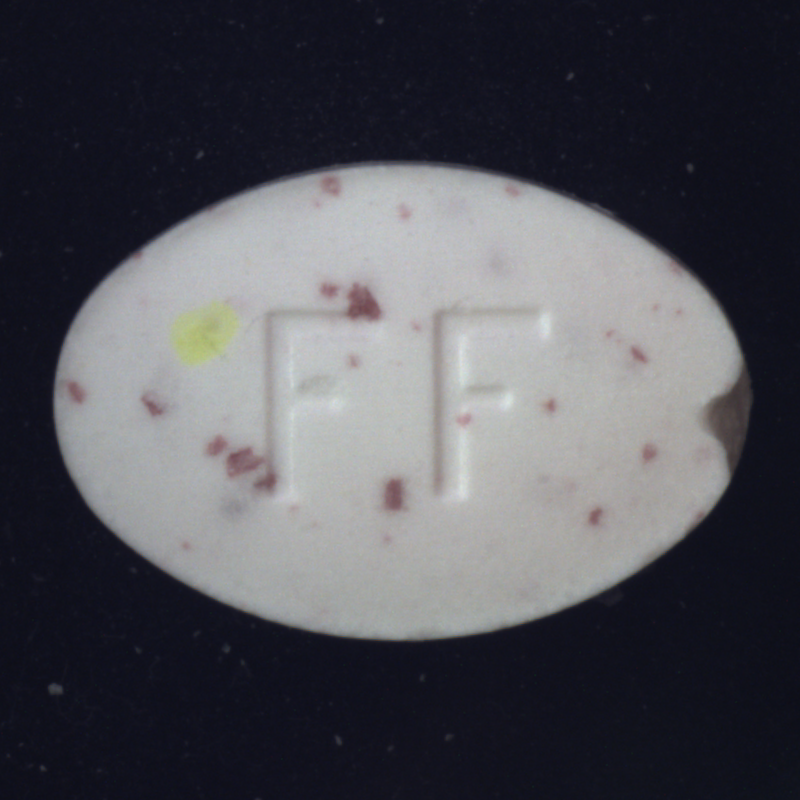
#> input picture Paper-1/Unit-1/002.png, 800 x 800 px
$ jupyter execute 3.globalotsu.ipynb
#> lines starting #> are read from the running program, lines starting #| are printed output that depends on the picture; after the words box and inside, x2 and y2 are one past the last pixel; in counts of white or black regions, pixels touching at a corner belong together
[cell 1]
import cv2
import matplotlib.pyplot as plt

[cell 2]
img = cv2.imread("002.png", cv2.IMREAD_GRAYSCALE)
#> img: shape (800, 800); min 0, max 225, mean 81.6

[cell 3]
_, global_thresh = cv2.threshold(img, 127, 255, cv2.THRESH_BINARY)
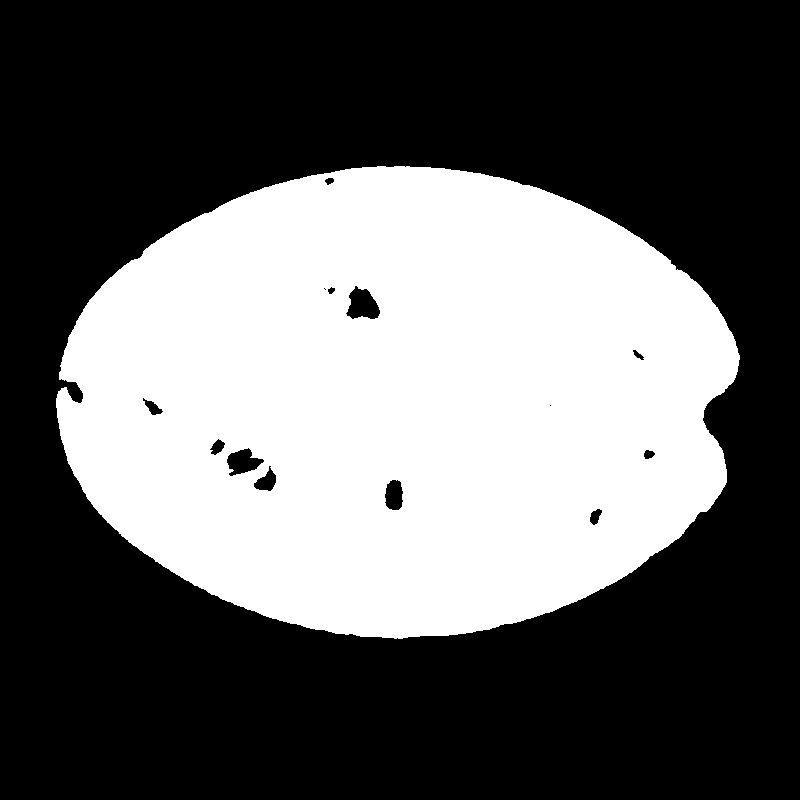
#> global_thresh: shape (800, 800); 38.5% white; 1 white region, box (x1, y1, x2, y2) and area: (56, 166, 740, 639) 246290

[cell 4]
_, otsu_thresh = cv2.threshold(img, 0, 255, cv2.THRESH_BINARY + cv2.THRESH_OTSU)
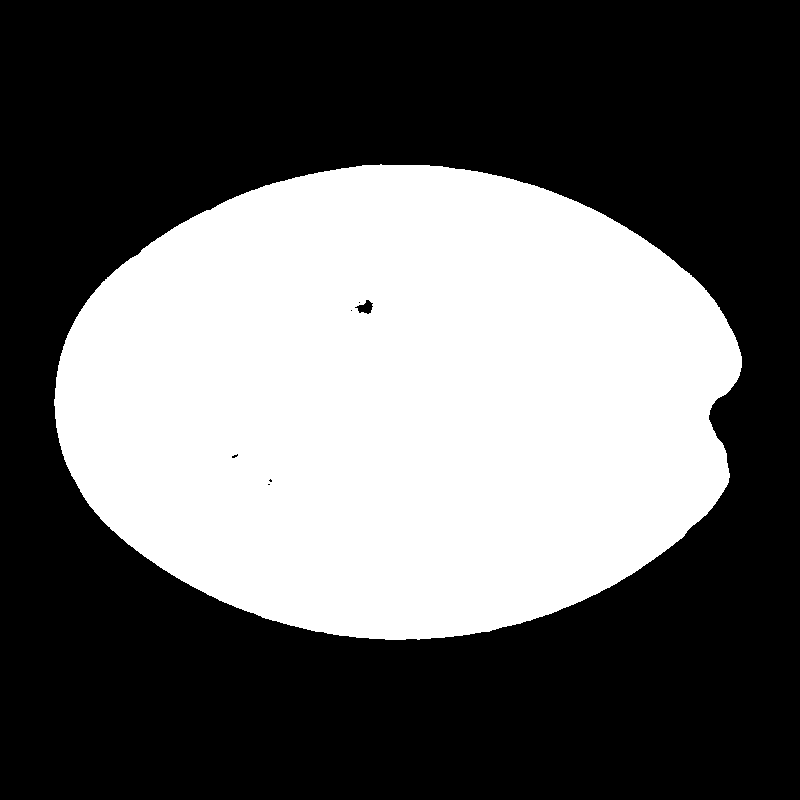
#> otsu_thresh: shape (800, 800); 39.5% white; 1 white region, box (x1, y1, x2, y2) and area: (54, 164, 742, 640) 253048

[cell 5]
adaptive_mean = cv2.adaptiveThreshold(img, 255, cv2.ADAPTIVE_THRESH_MEAN_C,
                                      cv2.THRESH_BINARY, blockSize=25, C=10)
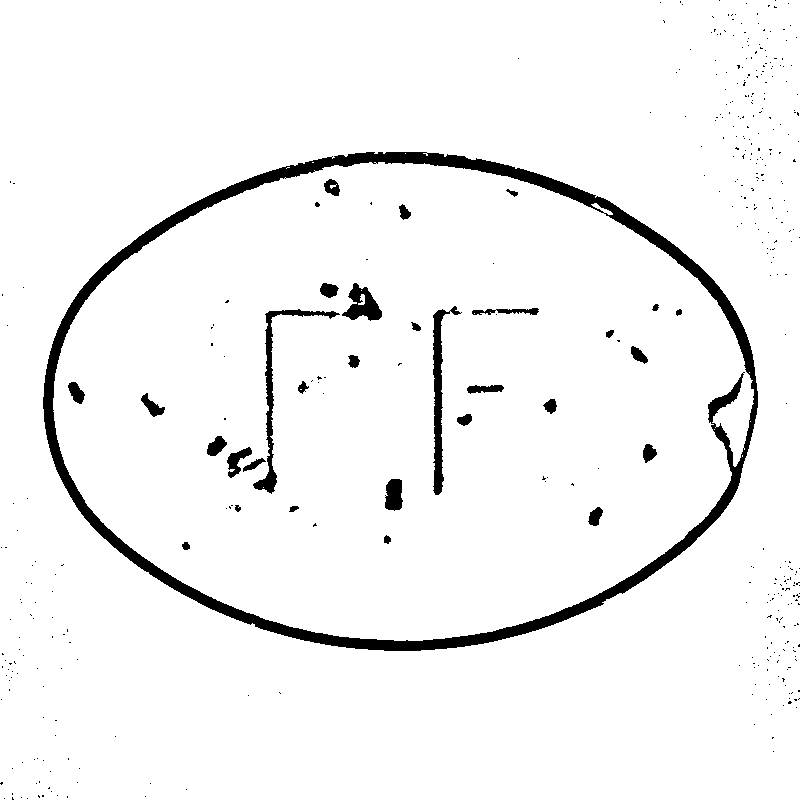
#> adaptive_mean: shape (800, 800); 95.5% white; 412 black regions (381 under 20 px), largest, box (x1, y1, x2, y2) and area: (43, 152, 758, 651) 20051, (433, 306, 462, 495) 1524, (253, 309, 340, 494) 1490

[cell 6]
adaptive_gauss = cv2.adaptiveThreshold(img, 255, cv2.ADAPTIVE_THRESH_GAUSSIAN_C,
                                       cv2.THRESH_BINARY, blockSize=25, C=10)
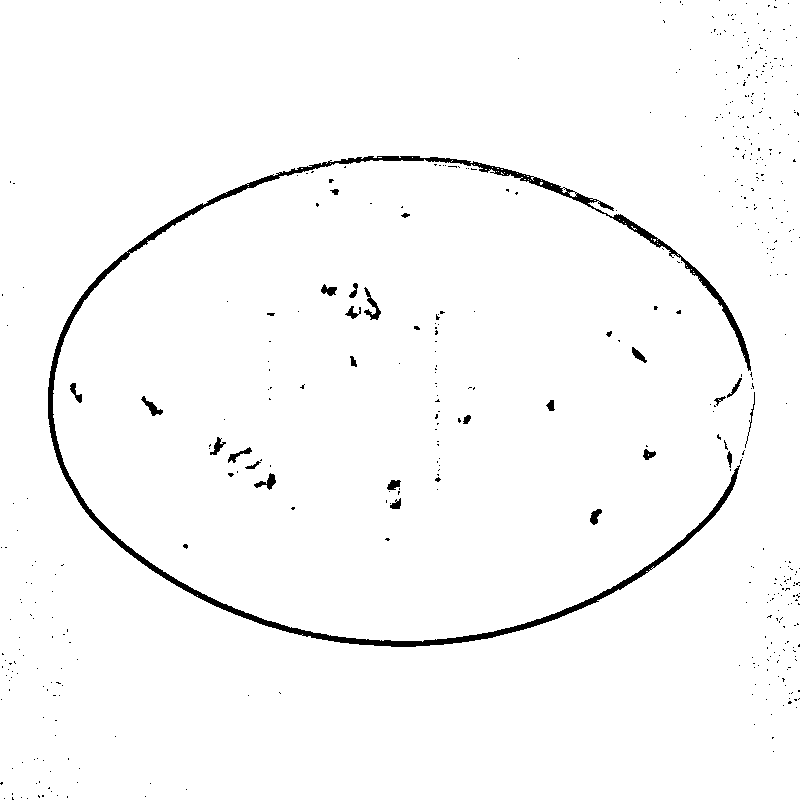
#> adaptive_gauss: shape (800, 800); 98% white; 487 black regions (461 under 20 px), largest, box (x1, y1, x2, y2) and area: (48, 156, 751, 647) 9426, (364, 287, 381, 320) 193, (254, 473, 276, 490) 150

# -------------------------

[cell 7]
plt.figure(figsize=(12,8))

plt.subplot(2,3,1), plt.imshow(img, cmap='gray'), plt.title("Original"), plt.axis("off")
plt.subplot(2,3,2), plt.imshow(global_thresh, cmap='gray'), plt.title("Global (T=127)"), plt.axis("off")
plt.subplot(2,3,3), plt.imshow(otsu_thresh, cmap='gray'), plt.title("Otsu Threshold"), plt.axis("off")
plt.subplot(2,3,4), plt.imshow(adaptive_mean, cmap='gray'), plt.title("Adaptive Mean"), plt.axis("off")
plt.subplot(2,3,5), plt.imshow(adaptive_gauss, cmap='gray'), plt.title("Adaptive Gaussian"), plt.axis("off")

plt.tight_layout()
plt.show()

$ run again, with Paper-1/Unit-1/003.png copied over Paper-1/Unit-1/002.png
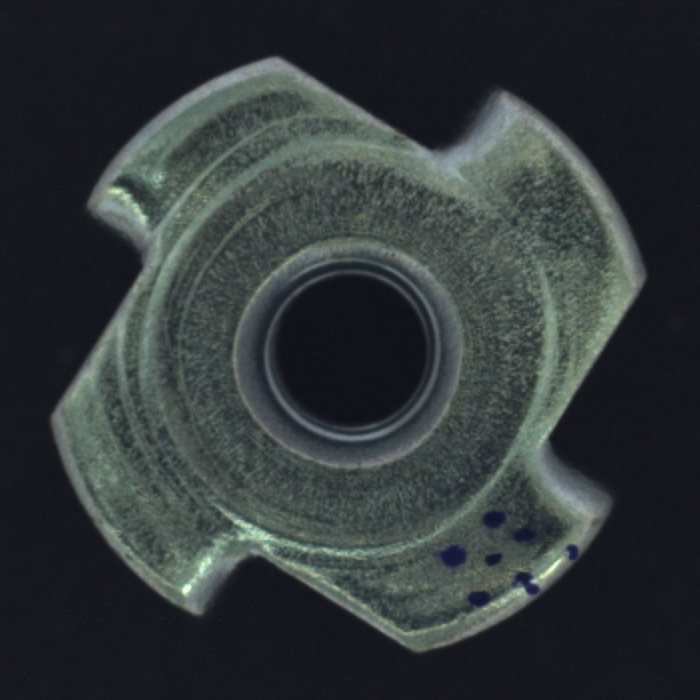
#> input picture Paper-1/Unit-1/003.png, 700 x 700 px
#> `_, global_thresh = cv2.threshold(img, 127, 255, cv2.THRESH_BINARY)`:
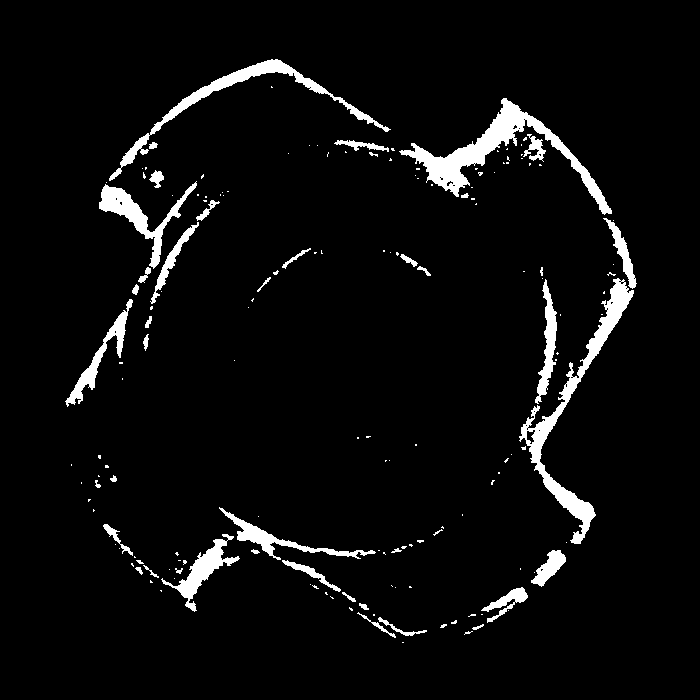
#> global_thresh: shape (700, 700); 4.8% white; 164 white regions (122 under 20 px), largest, box (x1, y1, x2, y2) and area: (399, 98, 612, 215) 4419, (519, 278, 634, 544) 3992, (109, 59, 391, 181) 2625
#> otsu_thresh: shape (700, 700); 42.4% white; 31 white regions (26 under 20 px), largest, box (x1, y1, x2, y2) and area: (51, 56, 646, 652) 207543, (337, 417, 392, 431) 150, (517, 498, 529, 510) 49, (485, 456, 495, 464) 42, (475, 467, 481, 473) 24
#> adaptive_mean: shape (700, 700); 86.1% white; 1074 black regions (748 under 20 px), largest, box (x1, y1, x2, y2) and area: (42, 47, 620, 661) 14589, (498, 82, 654, 498) 4609, (254, 262, 450, 453) 4181
#> `adaptive_gauss = cv2.adaptiveThreshold(img, 255, cv2.ADAPTIVE_THRESH_G..`:
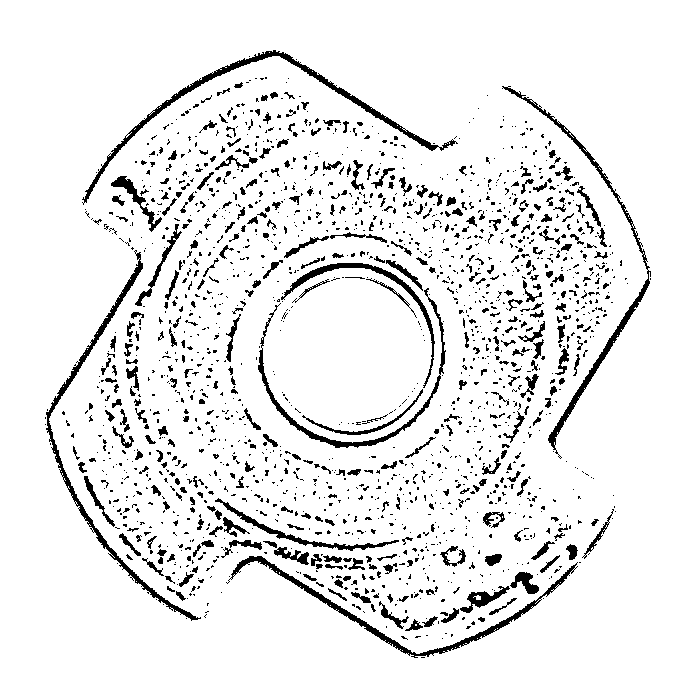
#> adaptive_gauss: shape (700, 700); 92.1% white; 1766 black regions (1396 under 20 px), largest, box (x1, y1, x2, y2) and area: (82, 50, 458, 205) 2366, (46, 250, 201, 621) 2176, (226, 556, 578, 658) 2015

$ run again, with Paper-1/Unit-1/004.png copied over Paper-1/Unit-1/002.png
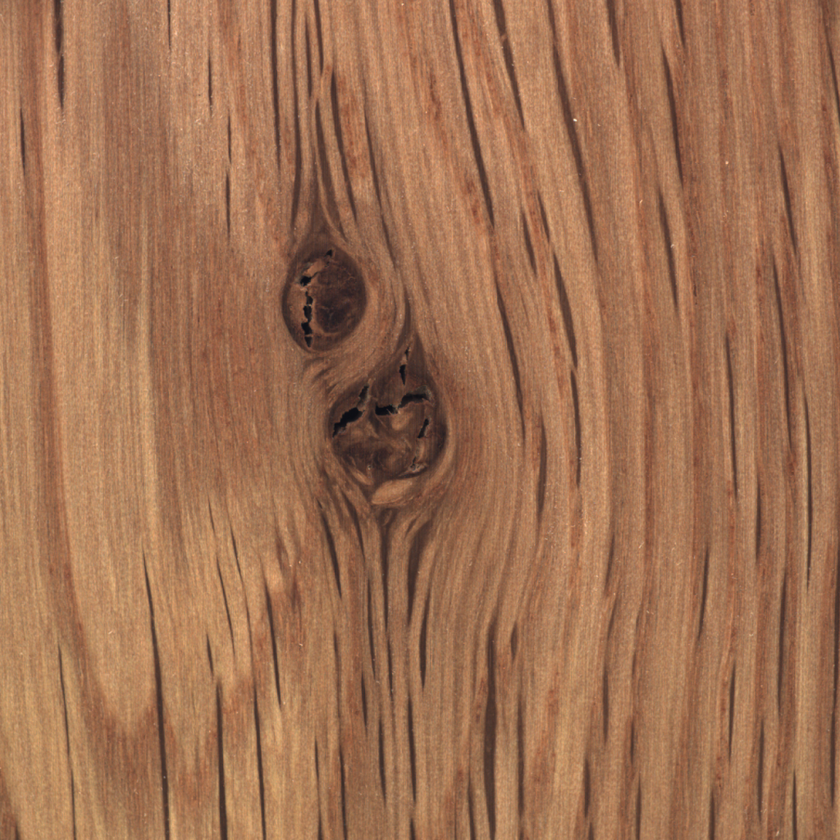
#> input picture Paper-1/Unit-1/004.png, 840 x 840 px, shrunk from 1024 x 1024 before the run
#> `_, global_thresh = cv2.threshold(img, 127, 255, cv2.THRESH_BINARY)`:
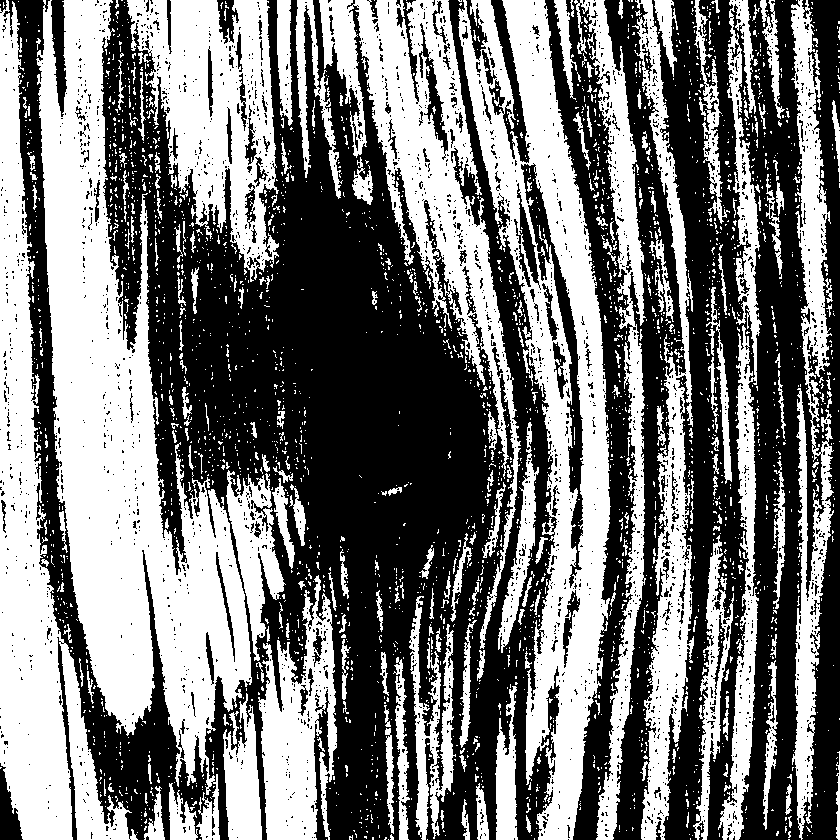
#> global_thresh: shape (840, 840); 47.1% white; 2995 white regions (2723 under 20 px), largest, box (x1, y1, x2, y2) and area: (36, 0, 252, 840) 71097, (458, 0, 611, 840) 45553, (0, 0, 138, 840) 36002
#> otsu_thresh: shape (840, 840); 68.7% white; 2719 black regions (2457 under 20 px), largest, box (x1, y1, x2, y2) and area: (267, 0, 490, 840) 74470, (743, 0, 817, 840) 21627, (660, 0, 714, 840) 13223
#> adaptive_mean: shape (840, 840); 79.9% white; 5957 black regions (5279 under 20 px), largest, box (x1, y1, x2, y2) and area: (449, 0, 526, 489) 3098, (29, 43, 61, 543) 2851, (484, 488, 523, 840) 2807
#> `adaptive_gauss = cv2.adaptiveThreshold(img, 255, cv2.ADAPTIVE_THRESH_G..`:
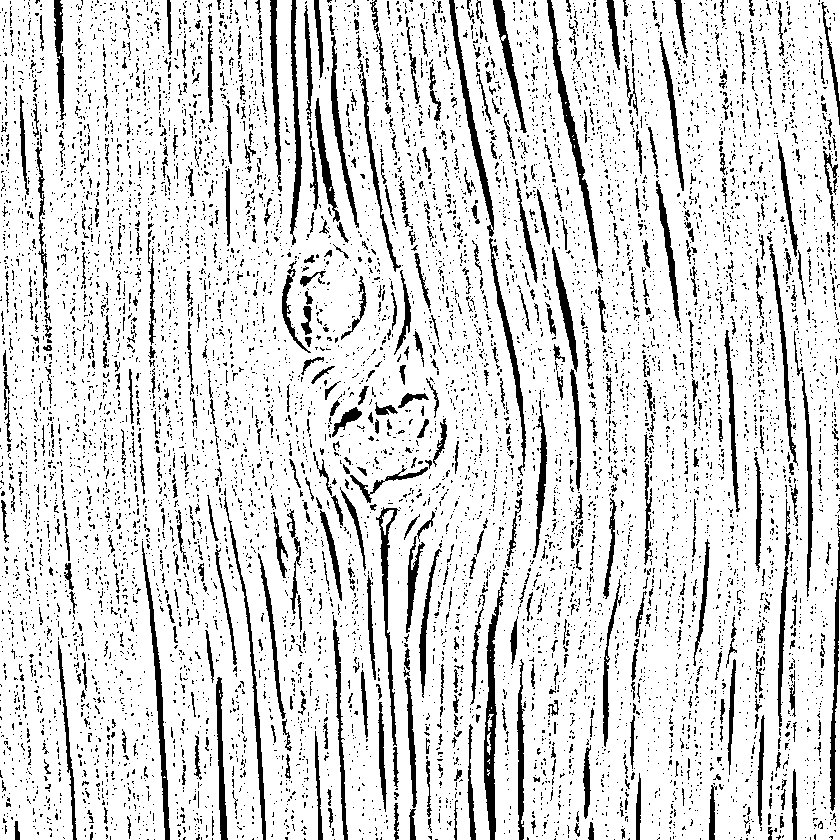
#> adaptive_gauss: shape (840, 840); 85.3% white; 9120 black regions (8475 under 20 px), largest, box (x1, y1, x2, y2) and area: (484, 577, 507, 840) 1854, (547, 0, 603, 279) 1652, (142, 541, 170, 840) 1403
